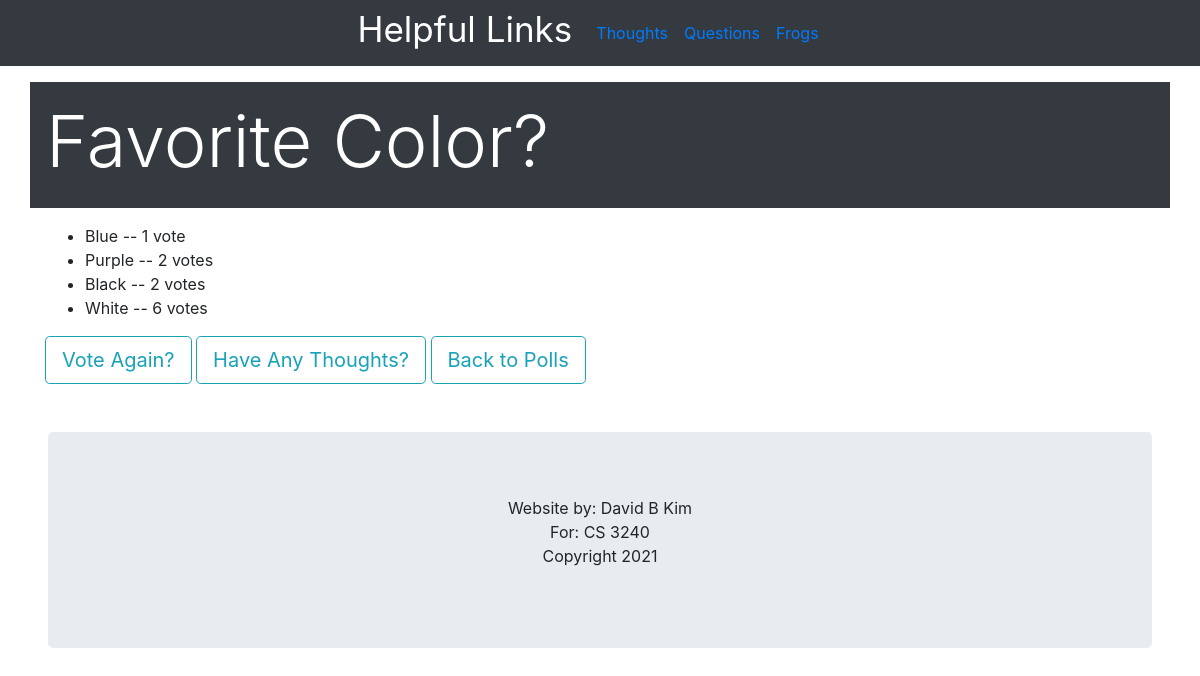
The app's page /polls/2/results/ with its own data.
### polls/models.py (models this page shows, shortened)
class Question(models.Model):
    question_text = models.CharField(max_length=200)
    pub_date = models.DateTimeField('date published')
    def was_published_recently(self):
        now = timezone.now()
        return now - datetime.timedelta(days=1) <= self.pub_date <= now
    was_published_recently.admin_order_field = 'pub_date'
    was_published_recently.boolean = True
    was_published_recently.short_description = 'Published recently?'

class Choice(models.Model):
    question = models.ForeignKey(Question, on_delete=models.CASCADE)
    choice_text = models.CharField(max_length=200)
    votes = models.IntegerField(default=0)

### polls/views.py (the view)
# urls.py: path('polls/<int:pk>/results/', views.ResultsView.as_view(), name='results'),
class ResultsView(generic.DetailView):
    model = Question
    template_name = 'polls/results.html'

### polls/templates/polls/results.html (shortened to what this page needs)
{% load bootstrap4 %}
{% bootstrap_css %}
{% load static %}
<nav class="navbar navbar-expand-sm bg-dark justify-content-center">
    <h1 class="display-5 text-white"><small>Helpful Links</small></h1>
  <ul class="navbar-nav px-3">
    <li class="nav-item">
      <a class="nav-link" href="https://en.wikipedia.org/wiki/Thought" target="_blank">Thoughts</a>
    </li>
    <li class="nav-item">
      <a class="nav-link" href="https://en.wikipedia.org/wiki/Question" target="_blank">Questions</a>
    </li>
    <li class="nav-item">
      <a class="nav-link" href="https://www.amnh.org/exhibitions/frogs-a-chorus-of-colors/frog-fun-facts" target="_blank">Frogs</a>
    </li>
  </ul>
</nav>
<div class="container p-3 my-3 bg-dark text-white">
  <h1 class="display-3">{{question.question_text}}</h1>
 </div>
<div class = "container">
<ul>
{% for choice in question.choice_set.all %}
    <li>{{ choice.choice_text }} -- {{ choice.votes }} vote{{ choice.votes|pluralize }}</li>
{% endfor %}
</ul>
    <a href="{% url 'polls:detail' question.id %}" class="btn btn-outline-info btn-lg" role="button">Vote Again?</a>
    <a href="{% url 'polls:post_thought' %}" class="btn btn-outline-info btn-lg" role="button">Have Any Thoughts?</a>
    <a href="{% url 'polls:index' %}" class="btn btn-outline-info btn-lg" role="button">Back to Polls</a>
    </div>
<div class="jumbotron m-5 text-center" style="margin-bottom:0">
  <p>Website by: David B Kim <br> For: CS 3240<br> Copyright 2021</p>
</div>

### records on screen
Question: question_text "Favorite Color?"
Choice: choice_text "Blue", votes "1"
Choice: choice_text "Purple", votes "2"
Choice: choice_text "Black", votes "2"
Choice: choice_text "White", votes "6"
